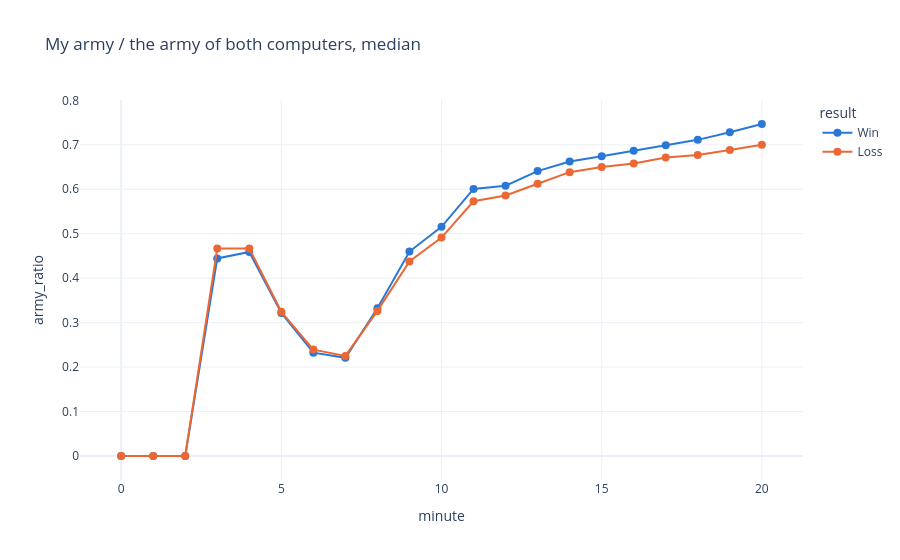

Notebook source saved alongside this figure:
### Markdown cell above
### The army against both computers

The army value of the main player divided by the army value of both computers, at each minute.
It is what the main player faces, not a target: with their extra income the computers rebuild
faster than any human could, the wins show the ratio that was enough to hold.

### Code cell
ratio = (
    per_minute.lazy()
    .collect()
    .pivot(on="side", index=["ext_fs_id", "result", "minute"], values="army")
    .lazy()
    .with_columns((pl.col("me") / pl.col("computers").clip(lower_bound=1)).alias("army_ratio"))
    .group_by("result", "minute")
    .agg(pl.col("army_ratio").median())
    .sort("minute")
    .collect()
)
fig = px.line(ratio, x="minute", y="army_ratio", color="result", template=TEMPLATE, color_discrete_map=RESULT_COLORS,
              markers=True, title="My army / the army of both computers, median")
fig.update_traces(line_width=2, marker_size=8)
fig.show()

### Figure 1 — Plotly figure (JSON) as saved in the notebook; plotly's stock layout.template omitted (floating-point values rounded to 4 significant figures)
{"data": [{"hovertemplate": "result=Win<br>minute=%{x}<br>army_ratio=%{y}<extra></extra>", "legendgroup": "Win", "line": {"color": "#2a78d6", "dash": "solid", "width": 2}, "marker": {"size": 8, "symbol": "circle"}, "mode": "lines+markers", "name": "Win", "orientation": "v", "showlegend": true, "type": "scatter", "x": [0, 1, 2, 3, 4, 5, 6, 7, 8, 9, 10, 11, 12, 13, 14, 15, 16, 17, 18, 19, 20], "xaxis": "x", "y": [0.0, 0.0, 0.0, 0.4444, 0.459, 0.3218, 0.2324, 0.2209, 0.3324, 0.4599, 0.5156, 0.6007, 0.6079, 0.6408, 0.6623, 0.6742, 0.6867, 0.6988, 0.7112, 0.7283, 0.7468], "yaxis": "y"}, {"hovertemplate": "result=Loss<br>minute=%{x}<br>army_ratio=%{y}<extra></extra>", "legendgroup": "Loss", "line": {"color": "#eb6834", "dash": "solid", "width": 2}, "marker": {"size": 8, "symbol": "circle"}, "mode": "lines+markers", "name": "Loss", "orientation": "v", "showlegend": true, "type": "scatter", "x": [0, 1, 2, 3, 4, 5, 6, 7, 8, 9, 10, 11, 12, 13, 14, 15, 16, 17, 18, 19, 20], "xaxis": "x", "y": [0.0, 0.0, 0.0, 0.4667, 0.4667, 0.3243, 0.2393, 0.2251, 0.3264, 0.4374, 0.4913, 0.573, 0.5859, 0.6125, 0.6385, 0.6503, 0.658, 0.6713, 0.6773, 0.6886, 0.7004], "yaxis": "y"}], "layout": {"legend": {"title": {"text": "result"}, "tracegroupgap": 0}, "title": {"text": "My army / the army of both computers, median"}, "xaxis": {"anchor": "y", "domain": [0.0, 1.0], "title": {"text": "minute"}}, "yaxis": {"anchor": "x", "domain": [0.0, 1.0], "title": {"text": "army_ratio"}}}}
